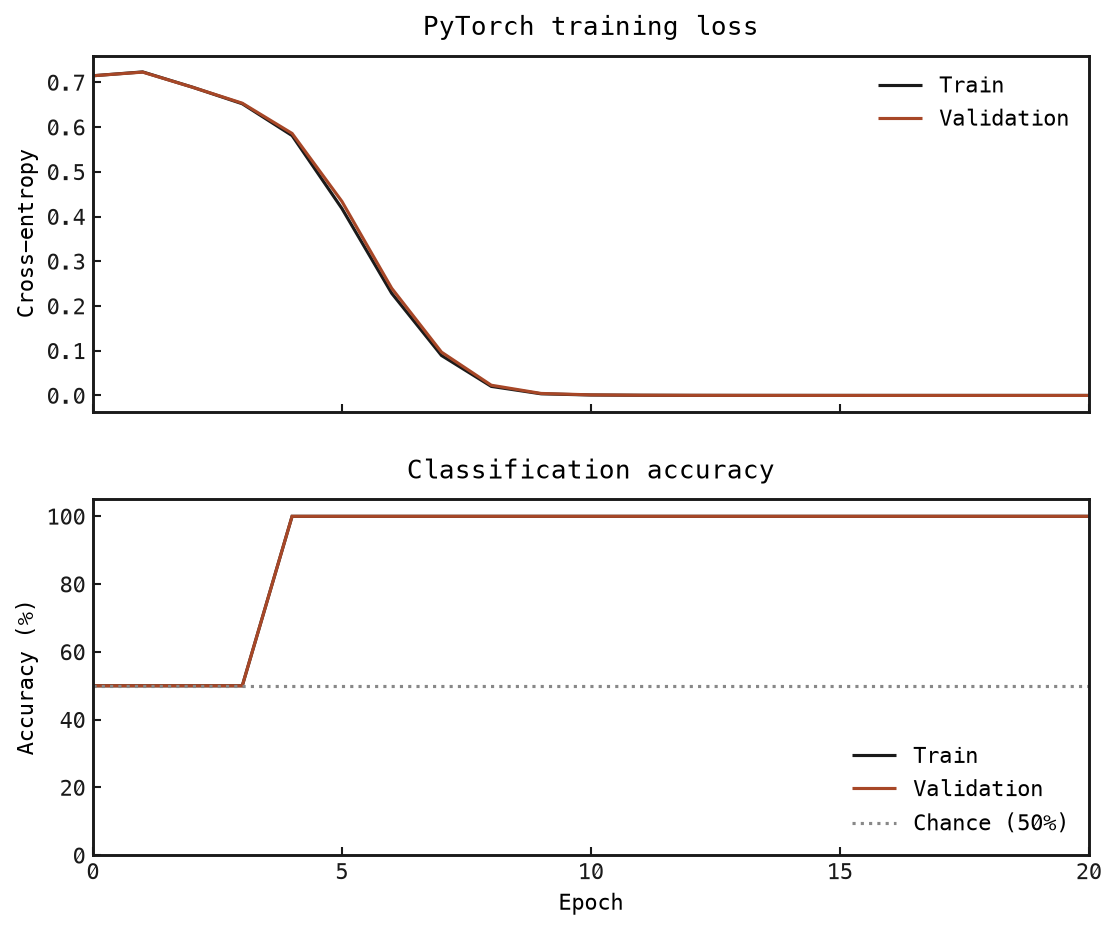

Reproduce this figure in Python.
"""Train Training's saved SNN architecture using an ordinary PyTorch loop."""

import json
from pathlib import Path

import matplotlib

matplotlib.use("Agg")
import matplotlib.pyplot as plt
import numpy as np
import torch
from torch import nn
from torch.utils.data import DataLoader, TensorDataset

from snnlab import lang, viz
from snnlab.sim.execution import GraphExecutor, plan_graph

OUTPUT_DIR = Path(__file__).resolve().parent
TRAINING_DIR = OUTPUT_DIR.parent / "training"
DEVICE = "cpu"
SEED = 17
EPOCHS = 20
BATCH_SIZE = 32
HEAD_LEARNING_RATE = 0.01
DT_MS = 0.5
DURATION_MS = 200
TRAIN_SAMPLES = 128
VALIDATION_SAMPLES = 64
TEST_SAMPLES = 64


def make_dataset(samples, seed):
    """The same spike-pattern task, with conventional batch-first samples."""
    rng = np.random.default_rng(seed)
    labels = np.arange(samples) % 2
    rng.shuffle(labels)
    patterns = np.array([[100, 100, 10, 10], [10, 10, 100, 100]])
    rates = patterns[labels] * rng.uniform(0.85, 1.15, size=(samples, 4))
    steps = round(DURATION_MS / DT_MS)
    spikes = rng.random((steps, samples, 4)) < rates * DT_MS / 1000
    inputs = torch.tensor(spikes, dtype=torch.float32).transpose(0, 1).contiguous()
    targets = torch.tensor(labels, dtype=torch.long)
    return TensorDataset(inputs, targets)


class Classifier(nn.Module):
    """Compose the bundled SNN with an ordinary PyTorch classification head."""

    def __init__(self, bundle):
        super().__init__()
        recipe = bundle.training
        if recipe is None:
            raise ValueError("The saved bundle must include its training recipe.")
        self.snn = GraphExecutor(
            plan_graph(bundle.graph),
            seed=SEED,
            trainable_parameters=recipe["resolved_parameters"]["trainable"],
            surrogate_slope=float(recipe["surrogate"]["slope"]),
        )
        self.head = nn.Sequential(
            nn.Linear(2, 8),
            nn.ReLU(),
            nn.Linear(8, 2),
        )

    def forward(self, spikes):
        result = self.snn({"inputs": spikes.transpose(0, 1)}, diagnostics=False)
        features = result.outputs["class_scores"]
        return self.head(features)


def make_diagram(bundle, model):
    """Show the loaded spiking graph and the actual external head modules."""
    input_channels = bundle.graph["inputs"][0]["shape"][-1]
    sizes = [population["size"] for population in bundle.graph["populations"]]
    nodes = [
        viz.DiagramNode(
            id="snn",
            title="Spiking network",
            detail=f"{input_channels} inputs → {sizes[0]} E cells → {sizes[1]} readout cells",
            badge="saved snnlab bundle",
            kind="component",
        )
    ]
    edges = []
    previous = "snn"
    head_ids = []
    for index, layer in enumerate(model.head):
        identifier = f"head_{index}"
        detail = (
            f"{layer.in_features} → {layer.out_features}"
            if isinstance(layer, nn.Linear)
            else "activation"
        )
        nodes.append(
            viz.DiagramNode(
                id=identifier,
                title=type(layer).__name__,
                detail=detail,
                badge="PyTorch",
                kind="operation",
            )
        )
        edges.append(
            viz.DiagramEdge(
                source=previous,
                target=identifier,
                label="2 features" if index == 0 else "",
            )
        )
        head_ids.append(identifier)
        previous = identifier
    nodes.append(
        viz.DiagramNode(
            id="logits",
            title="Class logits",
            detail="2 scores per sample",
            badge="hybrid output",
            kind="output",
            accent_role="output_line",
        )
    )
    edges.append(viz.DiagramEdge(source=previous, target="logits", role="output"))
    return viz.Diagram(
        name="SNN + PyTorch classifier",
        nodes=tuple(nodes),
        edges=tuple(edges),
        groups=(
            viz.DiagramGroup(
                id="head", label="Ordinary PyTorch head", members=tuple(head_ids)
            ),
        ),
    )


def evaluate(model, loader, criterion):
    """Evaluate fixed weights, weighting the final smaller batch correctly."""
    model.eval()
    total_loss = 0.0
    correct = 0
    samples = 0
    with torch.no_grad():
        for spikes, labels in loader:
            spikes, labels = spikes.to(DEVICE), labels.to(DEVICE)
            scores = model(spikes)
            total_loss += float(criterion(scores, labels)) * labels.numel()
            correct += int((scores.argmax(dim=1) == labels).sum())
            samples += labels.numel()
    return total_loss / samples, correct / samples


def main():
    # 1. Load Training's saved bundle.
    bundle_path = TRAINING_DIR / "network.bundle"
    if not bundle_path.is_dir():
        raise FileNotFoundError(
            f"Missing {bundle_path}. Run uv run python examples/training/training.py first."
        )
    bundle = lang.load_bundle(bundle_path)
    recipe = bundle.training
    if recipe is None:
        raise ValueError("Run Training to generate a bundle with a training recipe.")
    # 2. Compose the SNN and ordinary PyTorch layers.
    model = Classifier(bundle).to(DEVICE)
    viz.render_diagram(
        make_diagram(bundle, model),
        OUTPUT_DIR / "network.png",
        scale=2,
        height_to_width_ratio=None,
    )
    initial_parameters = {
        name: value.detach().clone() for name, value in model.named_parameters()
    }
    # 3. Create sample datasets and PyTorch data loaders.
    training_data = make_dataset(TRAIN_SAMPLES, seed=SEED + 1)
    validation_data = make_dataset(VALIDATION_SAMPLES, seed=SEED + 2)
    test_data = make_dataset(TEST_SAMPLES, seed=SEED + 3)
    train_loader = DataLoader(
        training_data,
        batch_size=BATCH_SIZE,
        shuffle=True,
        generator=torch.Generator().manual_seed(SEED),
    )
    train_evaluation_loader = DataLoader(training_data, batch_size=BATCH_SIZE)
    validation_loader = DataLoader(validation_data, batch_size=BATCH_SIZE)
    test_loader = DataLoader(test_data, batch_size=BATCH_SIZE)

    # 4. Configure the loss, optimizer and constraints from the recipe.
    parameter_map = model.snn.parameter_map()
    groups = [
        {
            "params": [parameter_map[name] for name in group["parameters"]],
            "lr": group["lr"],
        }
        for group in recipe["parameter_groups"]
        if not group["frozen"]
    ]
    # The bundle recipe covers the SNN; add the external head explicitly.
    groups.append({"params": list(model.head.parameters()), "lr": HEAD_LEARNING_RATE})
    optimizer = torch.optim.AdamW(groups, **recipe["optimizer"]["config"])
    criterion = nn.CrossEntropyLoss()
    gradient_clip = float(recipe["gradient_clip"])
    non_negative = [
        parameter_map[row["id"]]
        for row in bundle.graph["parameters"]
        if (row.get("constraint") or {}).get("kind") == "non_negative"
    ]
    # 5. Train with an explicit PyTorch epoch and minibatch loop.
    history = []
    for epoch in range(EPOCHS + 1):
        if epoch > 0:
            model.train()
            for spikes, labels in train_loader:
                spikes, labels = spikes.to(DEVICE), labels.to(DEVICE)
                optimizer.zero_grad(set_to_none=True)
                scores = model(spikes)
                loss = criterion(scores, labels)
                loss.backward()
                nn.utils.clip_grad_norm_(model.parameters(), gradient_clip)
                optimizer.step()
                with torch.no_grad():
                    for parameter in non_negative:
                        parameter.clamp_(min=0)

        train_loss, train_accuracy = evaluate(model, train_evaluation_loader, criterion)
        validation_loss, validation_accuracy = evaluate(
            model, validation_loader, criterion
        )
        history.append(
            {
                "epoch": epoch,
                "train_loss": train_loss,
                "train_accuracy": train_accuracy,
                "validation_loss": validation_loss,
                "validation_accuracy": validation_accuracy,
            }
        )
        print(
            f"Epoch {epoch:02d}: train loss={train_loss:.3f}, validation loss={validation_loss:.3f}, "
            f"train accuracy={train_accuracy:.1%}, validation accuracy={validation_accuracy:.1%}",
            flush=True,
        )
    # 6. Save a PyTorch state dictionary and reload for test inference.
    weights_path = OUTPUT_DIR / "trained.pt"
    torch.save(model.state_dict(), weights_path)
    reloaded = Classifier(bundle).to(DEVICE)
    reloaded.load_state_dict(
        torch.load(weights_path, map_location=DEVICE, weights_only=True)
    )
    test_loss, test_accuracy = evaluate(reloaded, test_loader, criterion)
    for name, value in model.state_dict().items():
        torch.testing.assert_close(value, reloaded.state_dict()[name], rtol=0, atol=0)
    changed_weights = {
        name: int(torch.count_nonzero(value.detach() != initial_parameters[name]))
        for name, value in model.named_parameters()
    }
    print(f"Reloaded test accuracy: {test_accuracy:.1%}")
    print(f"Changed weights: {changed_weights}")

    # 7. Save metrics and plot the epoch curves.
    metrics_path = OUTPUT_DIR / "metrics.json"
    metrics_path.write_text(
        json.dumps(
            {
                "epochs": history,
                "test_loss": test_loss,
                "test_accuracy": test_accuracy,
                "changed_weights": changed_weights,
            },
            indent=2,
        )
        + "\n"
    )
    # Plot loss and accuracy with a shared epoch axis.
    grid = viz.FigureGrid(
        rows=2, columns=1, bounds=(0.13, 0.1, 0.83, 0.82), row_gap=0.09
    )
    grid.place("loss", row=0, column=0)
    grid.place("accuracy", row=1, column=0)
    figure = grid.figure(figsize=(8, 6.5), dpi=150)
    loss_axis = grid.add_axes(figure, "loss")
    accuracy_axis = grid.add_axes(figure, "accuracy", sharex=loss_axis)
    epochs = [row["epoch"] for row in history]
    for split, color in (("train", "#1a1a1a"), ("validation", "#a74727")):
        loss_axis.plot(
            epochs,
            [row[f"{split}_loss"] for row in history],
            color=color,
            label=split.capitalize(),
        )
        accuracy_axis.plot(
            epochs,
            [100 * row[f"{split}_accuracy"] for row in history],
            color=color,
            label=split.capitalize(),
        )
    loss_axis.set_title("PyTorch training loss", pad=10)
    loss_axis.set_ylabel("Cross-entropy")
    loss_axis.tick_params(labelbottom=False)
    loss_axis.legend(frameon=False)
    accuracy_axis.axhline(50, color="#888888", linestyle=":", label="Chance (50%)")
    accuracy_axis.set_title("Classification accuracy", pad=10)
    accuracy_axis.set_ylabel("Accuracy (%)")
    accuracy_axis.set_xlabel("Epoch")
    accuracy_axis.set_ylim(0, 105)
    accuracy_axis.set_xlim(0, EPOCHS)
    accuracy_axis.set_xticks(range(0, EPOCHS + 1, 5))
    accuracy_axis.legend(frameon=False, loc="lower right")
    figure_path = OUTPUT_DIR / "training.png"
    figure.savefig(figure_path, bbox_inches="tight")
    plt.close(figure)
    print(f"Saved {weights_path}")
    print(f"Saved {metrics_path}")
    print(f"Saved {figure_path}")


if __name__ == "__main__":
    main()
